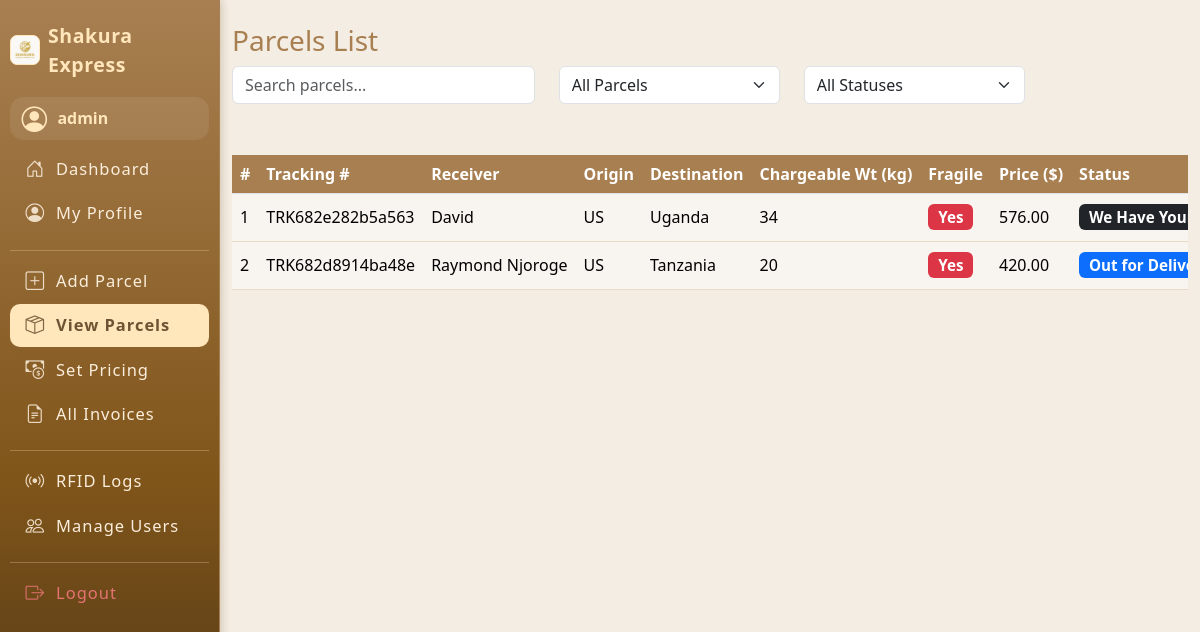
/parcels/view_parcel.php (signed in), run on the app's committed database.
### tables this page shows
CREATE TABLE `users` (
  `id` int(11) NOT NULL AUTO_INCREMENT,
  `username` varchar(50) NOT NULL,
  `password` varchar(255) NOT NULL,
  `email` varchar(100) NOT NULL,
  `role` enum('admin','staff','customer') NOT NULL,
  `full_name` varchar(100) NOT NULL,
  `phone` varchar(20) DEFAULT NULL,
  `created_at` datetime DEFAULT current_timestamp(),
  `address_line1` varchar(255) DEFAULT NULL,
  `address_line2` varchar(255) DEFAULT NULL,
  `city` varchar(100) DEFAULT NULL,
  `country` varchar(100) DEFAULT NULL,
  `zip_code` varchar(20) DEFAULT NULL,
  PRIMARY KEY (`id`),
  UNIQUE KEY `username` (`username`)
);

CREATE TABLE `parcels` (
  `id` int(11) NOT NULL AUTO_INCREMENT,
  `tracking_number` varchar(30) NOT NULL,
  `sender_id` int(11) DEFAULT NULL,
  `receiver_name` varchar(100) DEFAULT NULL,
  `receiver_phone` varchar(20) DEFAULT NULL,
  `dispatch_origin` enum('US','UK','China','Dubai','Netherlands') NOT NULL,
  `delivery_country` enum('Kenya','Uganda','Tanzania') NOT NULL,
  `actual_weight` float NOT NULL,
  `length_cm` float NOT NULL,
  `width_cm` float NOT NULL,
  `height_cm` float NOT NULL,
  `volumetric_weight` float NOT NULL,
  `chargeable_weight` float NOT NULL,
  `fragile` enum('Yes','No') DEFAULT 'No',
  `price_per_kg` float NOT NULL,
  `price` decimal(10,2) NOT NULL,
  `assigned_staff` int(11) DEFAULT NULL,
  `status` enum('Label Created','We Have Your Package','On the Way','Out for Delivery','Delivered') NOT NULL DEFAULT 'Label Created',
  `created_at` datetime DEFAULT current_timestamp(),
  `delivered_at` datetime DEFAULT NULL,
  PRIMARY KEY (`id`),
  UNIQUE KEY `tracking_number` (`tracking_number`),
  KEY `sender_id` (`sender_id`),
  KEY `assigned_staff` (`assigned_staff`),
  CONSTRAINT `parcels_ibfk_1` FOREIGN KEY (`sender_id`) REFERENCES `users` (`id`) ON DELETE SET NULL,
  CONSTRAINT `parcels_ibfk_2` FOREIGN KEY (`assigned_staff`) REFERENCES `users` (`id`) ON DELETE SET NULL
);

### parcels/view_parcel.php (the view, shortened to what this page needs)
<?php
include '../includes/db.php';
include '../includes/sidebar.php';
$role = $_SESSION['role'];
$user_id = $_SESSION['user_id'];
$assigned_filter = '';
if ($role == 'admin') {
    $parcels = $conn->query("SELECT * FROM parcels $assigned_filter ORDER BY created_at DESC");
} elseif ($role == 'staff') {
    $parcels = $conn->query("SELECT * FROM parcels WHERE assigned_staff='$user_id'");
} else {
    $parcels = $conn->query("SELECT * FROM parcels WHERE sender_id='$user_id'");
    $user_info = $conn->query("SELECT full_name, username FROM users WHERE id='$user_id'")->fetch_assoc();
    $customer_display_name = $user_info ? htmlspecialchars($user_info['full_name'] ?? $user_info['username']) : '';
}
?>
<!DOCTYPE html>
<html lang="en">
<head>
    <link rel="stylesheet" href="/assets/css/style.css">
    <link rel="stylesheet" href="https://cdn.jsdelivr.net/npm/bootstrap@5.3.3/dist/css/bootstrap.min.css">
</head>
<body>
<div class="d-flex">
    <?php include '../includes/sidebar.php'; ?>
    <div class="container py-4">
        <h3 style="color:#a87f51;">Parcels List</h3>
        <div class="row mb-3">
            <div class="col-md-4 search-bar">
                <input type="text" id="searchInput" class="form-control" placeholder="Search parcels...">
            </div>
            <?php if ($role == 'admin'): ?>
            <div class="col-md-3 filter-bar">
                <form method="get" id="assignedFilterForm">
                    <select id="assignedFilter" name="assigned" class="form-select" onchange="document.getElementById('assignedFilterForm').submit();">
                        <option value="">All Parcels</option>
                    </select>
                </form>
            </div>
            <?php endif; ?>
            <div class="col-md-3 filter-bar">
                <select id="statusFilter" class="form-select">
                    <option value="">All Statuses</option>
                </select>
            </div>
        </div>
        <div class="table-responsive">
        <table class="table table-brown table-hover align-middle nowrap" id="parcelTable">
            <thead>
                <tr>
                    <th>#</th>
                    <th>Tracking #</th>
                    <th>Receiver</th>
                    <th>Origin</th>
                    <th>Destination</th>
                    <th>Chargeable Wt (kg)</th>
                    <th>Fragile</th>
                    <th>Price ($)</th>
                    <th>Status</th>
                </tr>
            </thead>
            <tbody>
                <?php
                $rownum = 1;
                while($p = $parcels->fetch_assoc()):
                ?>
                <tr>
                    <td><?= $rownum++; ?></td>
                    <td><?= htmlspecialchars($p['tracking_number']) ?></td>
                    <td><?= htmlspecialchars($p['receiver_name']) ?></td>
                    <td><?= htmlspecialchars($p['dispatch_origin']) ?></td>
                    <td><?= htmlspecialchars($p['delivery_country']) ?></td>
                    <td><?= htmlspecialchars($p['chargeable_weight']) ?></td>
                   <td>
    <?php
        if ($p['fragile'] == 1 || strtolower($p['fragile']) === 'yes') {
            echo '<span class="badge bg-danger parcel-badge">Yes</span>';
        } else {
            echo '<span class="badge bg-secondary parcel-badge">No</span>';
        }
    ?>
</td>
                    <td><?= htmlspecialchars($p['price']) ?></td>
                    <td>
                        <?php
                            $badge = 'secondary';
                            if ($p['status'] == 'Delivered') $badge = 'success';
                            elseif ($p['status'] == 'Label Created') $badge = 'warning';
                            elseif ($p['status'] == 'On the Way') $badge = 'info';
                            elseif ($p['status'] == 'Out for Delivery') $badge = 'primary';
                            elseif ($p['status'] == 'We Have Your Package') $badge = 'dark';
                        ?>
                        <span class="badge bg-<?= $badge ?> parcel-badge"><?= htmlspecialchars($p['status']) ?></span>
                    </td>
                </tr>
                <?php endwhile; ?>
            </tbody>
        </table>
        </div>
    </div>
</div>
</body>
</html>

### includes/sidebar.php (shortened to what this page needs)
<?php
$role = $_SESSION['role'];
$user_id = $_SESSION['user_id'] ?? null;
require_once '../includes/db.php';
$user_name = '';
if ($user_id) {
    $user_res = $conn->query("SELECT username FROM users WHERE id=$user_id");
    if ($user_res && $user_res->num_rows) {
        $u = $user_res->fetch_assoc();
        $user_name = htmlspecialchars($u['username']);
    }
}
?>
<head>
    <link rel="stylesheet" href="https://cdn.jsdelivr.net/npm/bootstrap-icons@1.11.3/font/bootstrap-icons.min.css">
    <link rel="stylesheet" href="../assets/css/style.css">
</head>
<nav class="sidebar">
    <div class="sidebar-brand">
        <img src="../assets/images/logo.jpeg" width="30" alt="Logo" style="border-radius:7px; background:#fff6eb; border:1.3px solid #ffe6bb;">
        <span>Shakura Express</span>
    </div>
    <div class="user-mini-profile mb-2">
        <i class="bi bi-person-circle"></i>
        <div class="user-details">
            <span><?= $user_name ?: ucfirst($role) ?></span>
        </div>
    </div>
    <ul class="nav flex-column">
        <?php if($role=='admin'): ?>
            <li><a href="../dashboards/admin_dashboard.php" class="nav-link<?=strpos($_SERVER['PHP_SELF'],'admin_dashboard.php')!==false?' active':''?>"><i class="bi bi-house-door"></i> Dashboard</a></li>
            <li><a href="../users/profile.php" class="nav-link<?=strpos($_SERVER['PHP_SELF'],'profile.php')!==false?' active':''?>"><i class="bi bi-person-circle"></i> My Profile</a></li>
            <hr>
            <li><a href="../parcels/add_parcel.php" class="nav-link<?=strpos($_SERVER['PHP_SELF'],'add_parcel.php')!==false?' active':''?>"><i class="bi bi-plus-square"></i> Add Parcel</a></li>
            <li><a href="../parcels/view_parcel.php" class="nav-link<?=strpos($_SERVER['PHP_SELF'],'view_parcel.php')!==false?' active':''?>"><i class="bi bi-box-seam"></i> View Parcels</a></li>
            <li><a href="../pricing/set_pricing.php" class="nav-link<?=strpos($_SERVER['PHP_SELF'],'set_pricing.php')!==false?' active':''?>"><i class="bi bi-cash-coin"></i> Set Pricing</a></li>
            <li><a href="../invoices/view_invoice.php" class="nav-link<?=strpos($_SERVER['PHP_SELF'],'view_invoice.php')!==false?' active':''?>"><i class="bi bi-file-earmark-text"></i> All Invoices</a></li>
            <hr>
            <li><a href="../rfid/logs.php" class="nav-link<?=strpos($_SERVER['PHP_SELF'],'logs.php')!==false?' active':''?>"><i class="bi bi-broadcast"></i> RFID Logs</a></li>
            <li><a href="../users/manage.php" class="nav-link<?=strpos($_SERVER['PHP_SELF'],'manage.php')!==false?' active':''?>"><i class="bi bi-people"></i> Manage Users</a></li>
        <?php endif; ?>
        <hr>
        <li><a href="../auth/logout.php" class="nav-link text-danger"><i class="bi bi-box-arrow-right"></i> Logout</a></li>
    </ul>
</nav>

### assets/css/style.css (style rules this page uses)
body { background-color: #f4ede3; }
.sidebar { min-width: 220px; }
.sidebar .nav-link.active, .sidebar .nav-link:hover { background: #a87f51; }
.table-brown th { background: #a87f51; color: white; }
.table-brown td { background: #f8f5f0; }
.sidebar { position: fixed; top: 0; left: 0; height: 100vh; width: 220px; background: linear-gradient(180deg, #a87f51 0%, #80551a 60%, #4b3415 100%); color: #fff; padding: 1.3rem 0.6rem 1rem 0.6rem; z-index: 1000; border-right: 1px solid #a87f51; box-shadow: 1px 0 9px rgba(108,78,42,0.15); display: flex; flex-direction: column; font-size: 1.01rem; min-height: 0; max-height: 100vh; overflow-y: auto; }
.sidebar-brand { font-size: 1.22rem; font-weight: 700; letter-spacing: .6px; margin-bottom: 1.1rem; color: #ffe6bb; display: flex; align-items:center; gap: 0.52rem; }
.sidebar .user-mini-profile { background: rgba(255,255,255,0.08); border-radius: .85rem; padding: .6rem .75rem .5rem .75rem; margin-bottom: 1.28rem; font-size: .96rem; display: flex; align-items: center; gap: 0.64rem; }
.sidebar .user-mini-profile .bi-person-circle { font-size: 1.6rem; color: #ffe6bb; }
.sidebar .user-mini-profile .user-details span { display: block; color: #ffe6bb; font-weight: 600; margin-bottom: 0; font-size: 1.04em; }
.sidebar .nav { flex: 1 1 auto; margin-bottom: 1.2rem; }
.sidebar .nav-link { color: #fbeedc; margin-bottom: .11rem; padding: .56rem 1rem; font-size: 1.03rem; border-radius: .62rem; display: flex; align-items: center; gap: .68rem; transition: background .14s, color .13s; font-weight: 500; letter-spacing: .06em; }
.sidebar .nav-link.active, .sidebar .nav-link:hover, .sidebar .nav-link:focus { color: #6d5433 !important; background: #ffe6bb !important; font-weight: 600; box-shadow: 0 1px 7px rgba(168,127,81,0.09); }
.sidebar .nav-link .bi { font-size: 1.13em; opacity: 0.88; }
.sidebar .nav-link.text-danger { color: #e57373 !important; }
.sidebar hr { border-color: #ffe6bb; opacity: 0.27; margin: 13px 0 9px 0; }
body { margin-left: 220px !important; }

### parcels/view_parcel.php (style rules this page uses)
.table-brown thead { background: #a87f51; color: #fff; }
.table-brown tbody tr { border-bottom: 1.5px solid #e7dac6; }
.search-bar, .filter-bar { margin-bottom: 1.2em; }
.parcel-badge { font-size:0.95em; }
.nowrap, .nowrap th, .nowrap td { white-space: nowrap !important; }

### data on the page
users: username "admin admin"
parcels: tracking_number "TRK682e282b5a563", receiver_name "David", dispatch_origin "US", delivery_country "Uganda", chargeable_weight "34", fragile "Yes", price "576.00", status "We Have…"
parcels: tracking_number "TRK682d8914ba48e", receiver_name "Raymond Njoroge", dispatch_origin "US", delivery_country "Tanzania", chargeable_weight "20", fragile "Yes", price "420.00", status "Out for…"
